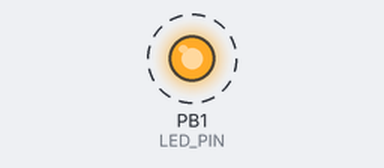
A sketch run on a simulated ATtiny85, built with avr-gcc and run on an emulated ATtiny85. Shown: output pins drawn as LEDs (lit = HIGH). Dashed ring = blinking.

Above: at 0.2 s.
Timing chart, 0 to 3.0 s (numbered marks = the images above):
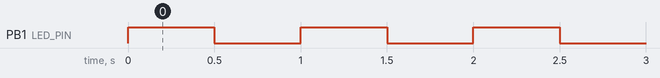

Measured:
- by itself, PB1 (LED_PIN): alternates HIGH for 0.50 s and LOW for 0.50 s

The sketch:

outputs.ino
```cpp
// Minimal Digispark (ATtiny85) USB device sketch — blinks the onboard LED.
// arduino-cli requires the main .ino to share the sketch directory's name.
//
// Build / upload via mise:
//   mise run arduino:setup     # install the core + libraries (once)
//   mise run arduino:compile   # compile only
//   mise run arduino:upload    # flash (plug the Digispark in when prompted)
//   mise run arduino:run       # compile, then upload

// Onboard LED is on P1 on most Digispark boards (P0 on some clones).
#define LED_PIN 1

void setup() {
  pinMode(LED_PIN, OUTPUT);
}

void loop() {
  digitalWrite(LED_PIN, HIGH);
  delay(500);
  digitalWrite(LED_PIN, LOW);
  delay(500);
}
```
